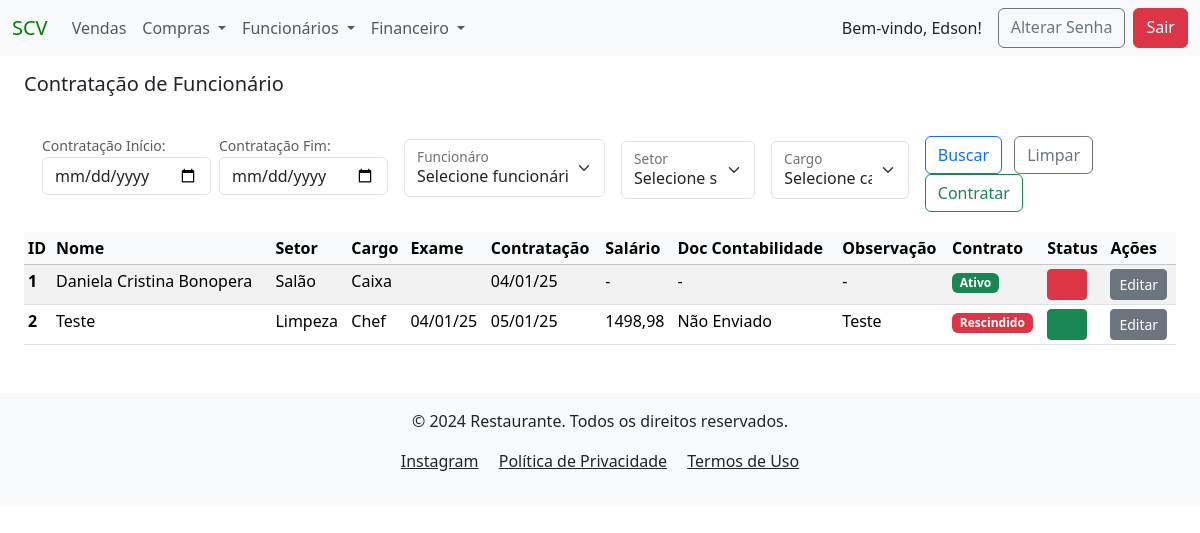
Page /contratacao/ (signed in) on the earlier database version.
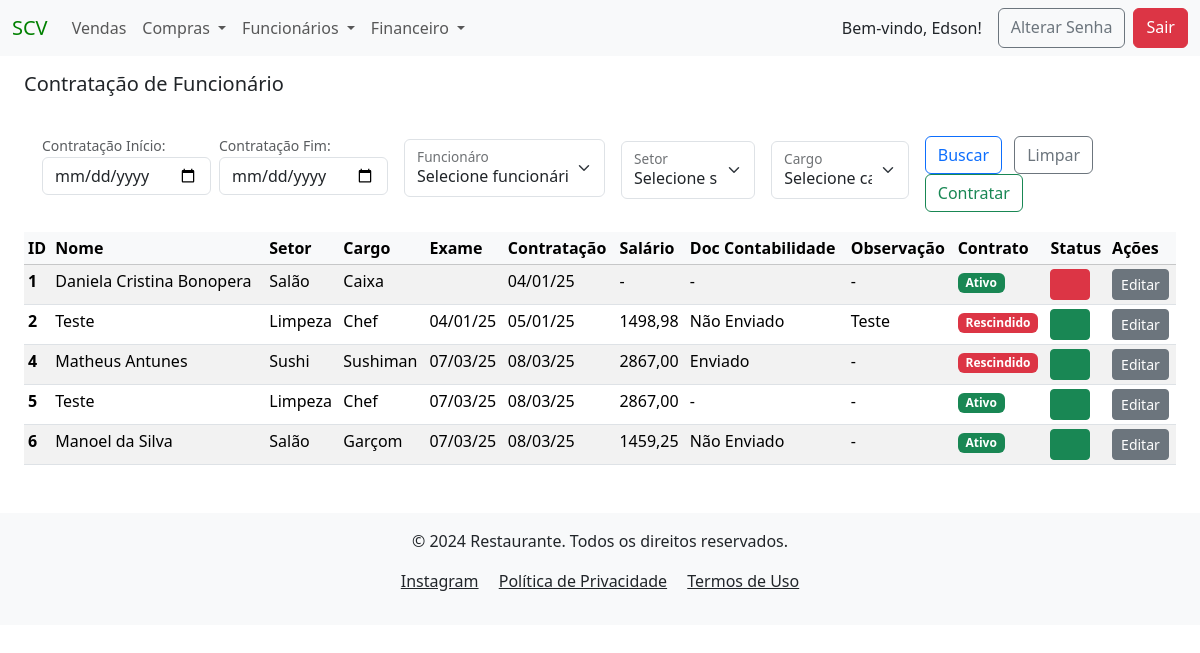
Same page on the later database version.
### funcionarios/models.py (models this page shows, shortened)
class Contratacao(models.Model):
    CARGOS_POR_SETOR = {
                    'Administração': ["Gerente Financeiro", "Auxiliar Adm"],
                    'Cozinha': ["Chef", "Cozinheiro", "Cozinheiro Auxiliar"],
                    'Limpeza': ["Faxineira(o)"],
                    'Sushi': ["Peixeiro", "Sushiman", "Sushiman Auxiliar"],
                    'Salão': ["Caixa", "Cumin", "Garçom", "Gerente Geral", "Maitre", "Recepcionista"],
                    'Bar': ["Barman", "Copeiro"],
                    'Vallet': ["Manobrista"]
                    }
    SETOR_CHOICES = [(key, key) for key in CARGOS_POR_SETOR.keys()]
    CARGO_CHOICES = [(value, value) for sublist in CARGOS_POR_SETOR.values() for value in sublist]
    DOC_CONTABILIDADE = [('Enviado', 'Enviado'),
                         ('Não Enviado', 'Não Enviado')]
    created_at = models.DateTimeField(auto_now_add=True)
    nome_funcionario = models.ForeignKey(Cadastro, on_delete=models.PROTECT, verbose_name="Funcionário", null=False)
    setor = models.CharField(verbose_name="Setor", choices=SETOR_CHOICES, max_length=13, null=False, blank=False)
    cargo = models.CharField(verbose_name="Cargo", choices=CARGO_CHOICES, max_length=19, null=False, blank=False)
    data_exame_admissional = models.DateField(verbose_name="Dt Exame Admissional", null=True, blank=True)
    data_contratacao = models.DateField(verbose_name="Data Contratação", null=False, blank=False)
    salario = models.DecimalField(verbose_name="Salário", max_digits=9, decimal_places=2, null=True, blank=True)
    contabilidade_admissional = models.CharField(verbose_name="Doc Contabilidade", choices=DOC_CONTABILIDADE, max_length=11, null=True, blank=True)
    status_admissional = models.BooleanField(verbose_name="Status Rescisão", default=False)
    observacao_admissional = models.CharField(verbose_name="Obs Admissional", max_length=50, null=True, blank=True)
    author = models.ForeignKey(User, on_delete=models.PROTECT, blank=False, default=1)
    dt_atualizado = models.DateTimeField(auto_now=True, null=False, blank=False)
    class Meta:
        unique_together = ('nome_funcionario', 'data_contratacao')  # Um funcionário só pode ter uma contratação por data de pagamento

class Cadastro(models.Model):
    LIST_BANK = [('Banco do Brasil', 'Banco do Brasil'),
                   ('Banco Original', 'Banco Original'),
                   ('Bradesco', 'Bradesco'),
                   ('Caixa Econômica', 'Caixa Econômica'),
                   ('C6 Bank', 'C6 Bank'),
                   ('Itau', 'Itau'),
                   ('Inter', 'Inter'),
                   ('Neon', 'Neon'),
                   ('Next', 'Next'),
                   ('Nubank', 'Nubank'),
                   ('Santander', 'Santander'),
                   ]
    created_at = models.DateTimeField(auto_now_add=True)
    nome_funcionario = models.CharField(verbose_name="Funcionário", max_length=40 , blank=False, unique=True)
    rg = models.CharField(verbose_name="RG", max_length=14, null=True , blank=True)
    cpf = models.CharField(verbose_name="CPF", max_length=14, null=True , blank=True)
    carteira_trabalho = models.CharField(verbose_name="CTPS", max_length=12, null=True, blank=True)
    endereco = models.CharField(verbose_name="Endereço", max_length=40, null=True, blank=True)
    numero = models.CharField(verbose_name="Número", max_length=255, null=True, blank=True)
    bairro = models.CharField(verbose_name="Bairro", max_length=20, null=True, blank=True)
    cidade = models.CharField(verbose_name="Cidade", max_length=30, null=True, blank=True)
    telefone = models.CharField(verbose_name="Telefone", max_length=13, null=True, blank=True)
    banco = models.CharField(verbose_name="Banco", choices=LIST_BANK, max_length=15, null=True, blank=True)
    agencia = models.CharField(verbose_name="Agencia", max_length=7, null=True, blank=True)
    conta = models.CharField(verbose_name="Conta", max_length=10, null=True, blank=True)
    author = models.ForeignKey(User, on_delete=models.PROTECT, blank=False, default=1)
    dt_atualizado = models.DateTimeField(auto_now=True, null=False, blank=False)
    def __str__(self):
        return f"{self.nome_funcionario}"

### funcionarios/views.py (the view, shortened to what this page needs)
# urls.py: path('contratacao/', ContratacaoListView.as_view(), name="contratacao_list"),
class ContratacaoListView(LoginRequiredMixin, PermissionRequiredMixin, ListView):
    model = Contratacao
    template_name = 'funcionarios/contratacao_list.html'  # Garante que o template correto será usado
    permission_required = 'funcionarios.view_contratacao'  # Permissão para visualizar objetos'
    def get_queryset(self):
        queryset = Contratacao.objects.all()
        data_inicio_contratacao = self.request.GET.get('data_inicio_contratacao')
        data_fim_contratacao = self.request.GET.get('data_fim_contratacao')
        if data_inicio_contratacao:
            queryset = queryset.filter(data_contratacao__gte=data_inicio_contratacao)
        if data_fim_contratacao:
            queryset = queryset.filter(data_contratacao__lte=data_fim_contratacao)
        nome_funcionario_contratacao = self.request.GET.get('nome_funcionario')
        if nome_funcionario_contratacao:
            queryset = queryset.filter(id=nome_funcionario_contratacao)
        setor_contratacao = self.request.GET.get('setor')
        if setor_contratacao:
            queryset = queryset.filter(id=setor_contratacao)
        cargo_contratacao = self.request.GET.get('cargo')
        if cargo_contratacao:
            queryset = queryset.filter(id=cargo_contratacao)
        rescisao_ids = Rescisao.objects.values_list('nome_funcionario_id', flat=True)
        for contratacao in queryset:
            contratacao.status_rescisao = contratacao.pk in rescisao_ids
        return queryset
    def get_context_data(self, **kwargs):
        context = super().get_context_data(**kwargs)
        context['contratacao_funcionarios'] = Contratacao.objects.all()
        context['contratacao_setor'] = Contratacao.objects.all()
        context['contratacao_cargo'] = Contratacao.objects.all()
        return context

### funcionarios/templates/funcionarios/contratacao_list.html (shortened to what this page needs)
{% extends 'global/base.html' %}
{% block content %}
    <h5 class="mb-4 mt-3">Contratação de Funcionário</h5>
    <div class="container">
        <form action="" method="GET" class="d-flex align-items-center">
            <div class="mb-2">
                <small for="data_inicio" class="form-text">Contratação Início:</small>
                <input type="date" class="form-control" id="data_inicio_contratacao" name="data_inicio_contratacao" value="{{ request.GET.data_contratacao }}">
            </div>
            <div class="mb-2 ms-2 me-2">
                <small for="data_fim" class="form-text">Contratação Fim:</small>
                <input type="date" class="form-control" id="data_fim_contratacao" name="data_fim_contratacao" value="{{ request.GET.data_contratacao }}">
            </div>
            <div class="form-floating mb-2 ms-2 me-2 mt-2">
                <select class="form-select" id="floatingSelect" name="nome_funcionario" aria-label="Floating label select example">
                    <option value="">Selecione funcionário</option>
                </select>
                <label for="floatingSelect">Funcionáro</label>
            </div>
            <div class="form-floating mb-1 ms-2 me-2 mt-2">
                <select class="form-select" id="floatingSelect" name="setor" aria-label="Floating label select example">
                    <option value="">Selecione setor</option>
                </select>
                <label for="floatingSelect">Setor</label>
            </div>
            <div class="form-floating mb-1 ms-2 me-2 mt-2">
                <select class="form-select" id="floatingSelect" name="cargo" aria-label="Floating label select example">
                    <option value="">Selecione cargo</option>
                </select>
                <label for="floatingSelect">Cargo</label>
            </div>
            <div class="mb-1 ms-2 mt-3">
                <button type="submit" class="btn btn-outline-primary me-2" name="buscar_funcionario_cadastro">Buscar</button>
                <a href="{% url 'contratacao_list' %}" class="btn btn-outline-secondary me-2">Limpar</a>
                <a href="{% url 'create_contratacao' %}" class="btn btn-outline-success me-2">Contratar</a>
            </div>
        </form>
    </div>
    {% if contratacao_list %}
        <table class="table table-sm table-striped table-hover mt-3">
            <thead class="table-light">
            <tr>
                <th scope="col">ID</th>
                <th scope="col">Nome</th>
                <th scope="col">Setor</th>
                <th scope="col">Cargo</th>
                <th scope="col">Exame</th>
                <th scope="col">Contratação</th>
                <th scope="col">Salário</th>
                <th scope="col">Doc Contabilidade</th>
                <th scope="col">Observação</th>
                <th scope="col">Contrato</th>
                <th scope="col">Status</th>
                <th scope="col">Ações</th>
            </tr>
            </thead>
            <tbody>
                {% for contratacao in contratacao_list %}
                    <tr>
                        <th scope="row" >{{ contratacao.pk }}</th>
                        <td>{{ contratacao.nome_funcionario }}</td>
                        <td>{{ contratacao.setor| default:"-" }}</td>
                        <td>{{ contratacao.cargo| default:"-" }}</td>
                        <td>{{ contratacao.data_exame_admissional|date:"d/m/y"}}</td>
                        <td>{{ contratacao.data_contratacao|date:"d/m/y" }}</td>
                        <td>{{ contratacao.salario| default:"-" }}</td>
                        <td>{{ contratacao.contabilidade_admissional| default:"-" }}</td>
                        <td>{{ contratacao.observacao_admissional| default:"-" }}</td>
                        <td>
                            {% if contratacao.status_rescisao == False %}
                                <span class="badge bg-success">Ativo</span>
                            {% else %}
                                <span class="badge bg-danger">Rescindido</span>
                            {% endif %}
                        </td>
                        <td>
                            <span
                            class="btn btn-sm
                            {% if contratacao.status_admissional %}
                                btn-success
                            {% else %}
                                btn-danger
                            {% endif %}"
                            >&nbsp;&nbsp;&nbsp;&nbsp;&nbsp;&nbsp;</span>
                        </td>
                        <td>
                            <a href="{% url 'update_contratacao' pk=contratacao.pk %}" class="btn btn-secondary btn-sm">Editar</a>
                        </td>
                    </tr>
                {% endfor %}
            </tbody>
        </table>
    {% else %}
        <div class="container">
            <div class="alert alert-warning mt-3" role="alert">
                Não há contratação para o filtro selecionado.
            </div>
        </div>
    {% endif %}
{% endblock content %}

### project/templates/global/base.html (shortened to what this page needs)
<!DOCTYPE html>
<html lang="pt-br">
  <head>
    <link href="https://cdn.jsdelivr.net/npm/bootstrap@5.3.3/dist/css/bootstrap.min.css" rel="stylesheet">
  </head>
  <body>
    <nav class="navbar navbar-expand-lg bg-body-tertiary">
      <div class="container-fluid">
        <a class="navbar-brand" href="{% url 'menu' %}" style="color: green">SCV</a>
        <div class="collapse navbar-collapse" id="navbarSupportedContent">
          <ul class="navbar-nav me-auto mb-2 mb-lg-0">
            <li class="nav-item">
              <a class="nav-link" href="{% url 'venda_list' %}">Vendas</a>
            <li class="nav-item dropdown">
              <a class="nav-link dropdown-toggle" href="#" role="button" data-bs-toggle="dropdown" aria-expanded="false">
                Compras
              </a>
            </li>
            <li class="nav-item dropdown">
              <a class="nav-link dropdown-toggle" href="#" role="button" data-bs-toggle="dropdown" aria-expanded="false">
                Funcionários
              </a>
            </li>
            <li class="nav-item dropdown">
              <a class="nav-link dropdown-toggle" href="#" role="button" data-bs-toggle="dropdown" aria-expanded="false">
              Financeiro
              </a>
            </li>
          </ul>
          <div class="d-flex ms-auto">
            {% if user.is_authenticated %}
              <span class="navbar-text text-dark me-3">
                Bem-vindo, {{ user.first_name }}!
              </span>
              <a href="{% url 'password_change' %}" class="btn btn-outline-secondary me-2">Alterar Senha</a>
              <a href="{% url 'logout' %}" class="btn btn-danger">Sair</a>
            {% else %}
              <a href="{% url 'login' %}" class="btn btn-outline-light">Login</a>
            {% endif %}
          </div>
        </div>
      </div>
    </nav>
    <main class="container-fluid px-4">
        {% block content %}{% endblock content %}
    </main>
      <footer class="bg-body-tertiary text-dark py-3 mt-5">
        <div class="container text-center">
            <p>&copy; 2024 Restaurante. Todos os direitos reservados.</p>
            <p>
                <a href="https://www.instagram.com/sushicasaverde/"
                    class="text-dark me-3"
                    target="_blank"
                    rel="noopener noreferrer"
                    >Instagram</a>
                <a href="#" class="text-dark me-3">Política de Privacidade</a>
                <a href="#" class="text-dark">Termos de Uso</a>
            </p>
        </div>
      </footer>
  </body>
</html>

Differences in the rows shown:
added Contratacao: pk "4", nome_funcionario "Matheus Antunes", setor "Sushi", cargo "Sushiman", data_exame_admissional "07/03/25", data_contratacao "08/03/25", salario "2867,00", contabilidade_admissional "Enviado", observacao_admissional "-", shows "Rescindido", status_admissional True (drawn)
added Contratacao: pk "5", nome_funcionario "Teste", setor "Limpeza", cargo "Chef", data_exame_admissional "07/03/25", data_contratacao "08/03/25", salario "2867,00", contabilidade_admissional "-", observacao_admissional "-", shows "Ativo", status_admissional True (drawn)
added Contratacao: pk "6", nome_funcionario "Manoel da Silva", setor "Salão", cargo "Garçom", data_exame_admissional "07/03/25", data_contratacao "08/03/25", salario "1459,25", contabilidade_admissional "Não Enviado", observacao_admissional "-", shows "Ativo", status_admissional True (drawn)
